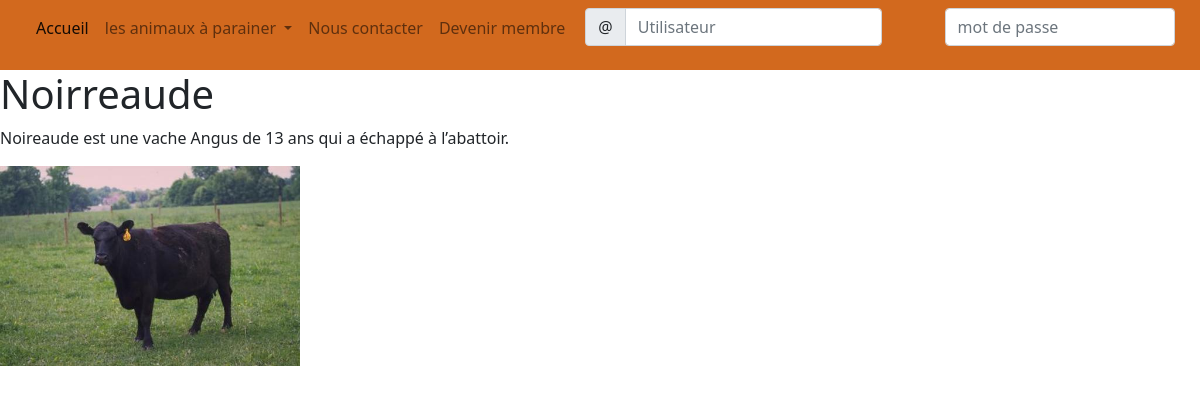
Screenshot of /app/php/vache.php?id=2 with the database file from the repository.
### tables this page shows
CREATE TABLE `vaches` (
  `Nom` varchar(20) NOT NULL,
  `Race` varchar(20) NOT NULL,
  `Age` int(2) NOT NULL,
  `Descriptif` varchar(200) NOT NULL,
  `Photo` varchar(40) DEFAULT NULL,
  `fk_Ferme` int(2) NOT NULL,
  `id_vache` int(4) NOT NULL
);

### app/php/vache.php (the view)
<?php
    require("../appel/header.php");
    require("../appel/db.php");
    $DB->exec("SET CHARACTER SET utf8");
    $id = $_GET['id'];
    $req = $DB->prepare("SELECT * FROM vaches WHERE id_vache= $id ");
    $result=$req->execute();
    $tab=$req->fetch();
?>
<h1><?php echo $tab['Nom'];?></h1>
<P>
    <?php echo $tab['Descriptif']; ?>
</P>
<img class="parrain" src="../images/<?PHP echo $tab["Photo"]; ?>" />

### app/css/style.css (style rules this page uses)
.parrain { width: 25vw !important; }

### rows the page displays
vaches: Nom "Noirreaude", Descriptif "Noireaude est une vache Angus de 13 ans qui a échappé à l’abattoir.", Photo (picture)
